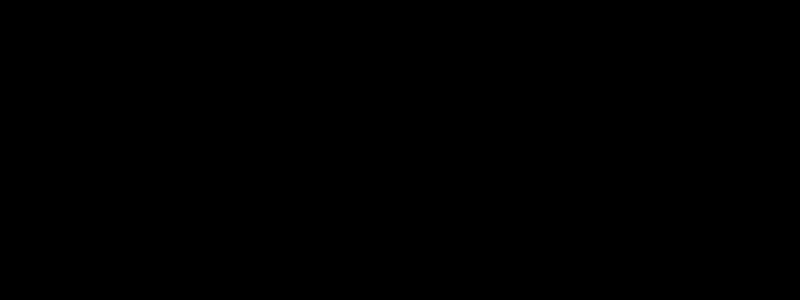
Frame 1 (no input)
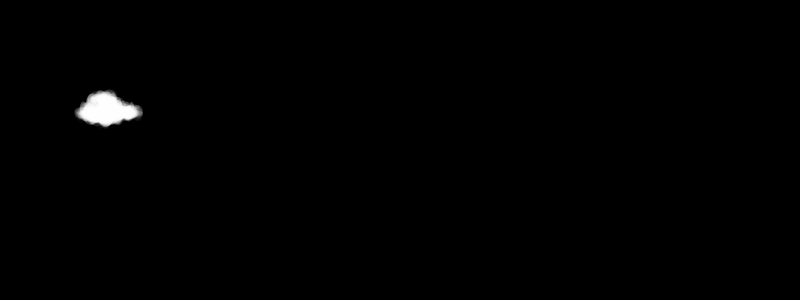
Frame 60 (the mouse pressed at the canvas centre just before this capture)
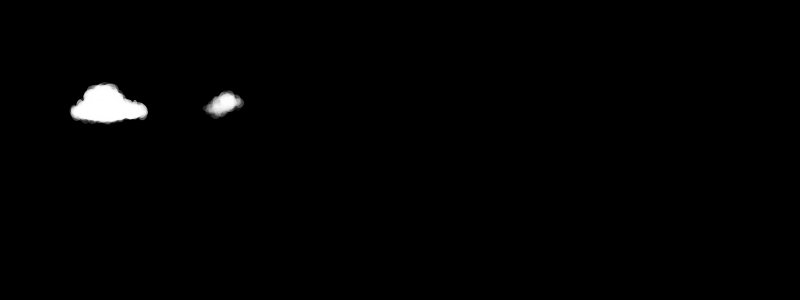
Frame 120 (the mouse held since frame 60 and released just before this capture)

The Processing sketch that drew these frames (run headless with seeded random() and noise(); from frame 60 on, the mouse is pressed at the canvas centre):

// Processing sketch: clouds
// ── clouds.pde
// Henry Wrede Black
// cloud generation

// particle properties
float[] x, y;                    // position
float[] w, h;                    // size
float[] xspeed, yspeed;          // speed
float[] transparency;            // transparency
int[] lifetime;                  // lifetime
// child emitter properties
float[] emitX, emitY;            // center of emitter
float[] emitW, emitH;            // size of emitter
float[] emitXspeed, emitYspeed;  // speed of emitter
int[] emitLife;                  // emitter lifetime
// parent emitter properties
float parentX, parentY;          // center of emitter
float parentW, parentH;          // size of emitter
int parentLife;                  // emitter lifetime

void setup () {
  size(800, 300);
  // start particle as not alive
  x = new float[30000];
  for (int i = 0; i < x.length; i++) {
    x[i] = 0;
  }
  y = new float[30000];
  for (int i = 0; i < y.length; i++) {
    y[i] = 0;
  }
  w = new float[30000];
  for (int i = 0; i < w.length; i++) {
    w[i] = 0;
  }
  h = new float[30000];
  for (int i = 0; i < h.length; i++) {
    h[i] = 0;
  }
  xspeed = new float[30000];
  for (int i = 0; i < xspeed.length; i++) {
    xspeed[i] = 0;
  }
  yspeed = new float[30000];
  for (int i = 0; i < yspeed.length; i++) {
    yspeed[i] = 0;
  }
  transparency = new float[30000];
  for (int i = 0; i < transparency.length; i++) {
    transparency[i] = 0;
  }
  lifetime = new int[30000];
  for (int i = 0; i < lifetime.length; i++) {
    lifetime[i] = -1;
  }

  // start child emitter as not alive
  emitX = new float[10];
  emitY = new float[10];
  emitW = new float[10];
  emitH = new float[10];
  emitXspeed = new float[10];
  emitYspeed = new float[10];
  emitLife = new int[10];
  for (int i = 0; i < emitX.length; i++) {
    emitX[i] = 0;
    emitY[i] = 0;
    emitW[i] = 0;
    emitH[i] = 0;
    emitXspeed[i] = 0;
    emitYspeed[i] = 0;
    emitLife[i] = -1;
  }
  // initialize parent emitter
  parentX = random(20, 150);
  parentY = random(50, height-10);
  parentW = 50;
  parentH = 25;
  parentLife = 1000;
}

void draw () {
  background(0);
  // draw particle (if alive)
  for (int i = 0; i < x.length; i++) {
    if ( lifetime[i] >= 0 ) {
      noStroke();
      fill(255, transparency[i]);
      ellipse(x[i], y[i], w[i], h[i]);
    }
  }

  // update parent emitter - reset if its lifetime has expired
  //  or it has moved out of the window
  if ( parentLife >= 0 && parentX <= width && parentY >= 0 ) {
    parentX = parentX+1.5;  // moves right, seeding new clouds
    parentY = parentY-.05;
    parentW = parentW+.15;
    parentH = parentH+.1;
    parentLife = parentLife-1;
  } else {
    parentX = random(20, 150);
    parentY = random(50, height-10);
    parentW = 50;
    parentH = 25;
    parentLife = 1000;
  }
  // update child emitter - reset if its lifetime has expired
  for (int i = 0; i < emitX.length; i++) {
    if ( emitLife[i] >= 0 ) {
      emitX[i] = emitX[i]+emitXspeed[i];
      emitY[i] = emitY[i]+emitYspeed[i];
      emitW[i] = emitW[i]+.1;
      emitH[i] = emitH[i]+.05;
      emitLife[i] = emitLife[i]-1;
    } else {
      float angle = radians(random(0, 360));
      emitX[i] = parentX+random(0, parentW/2)*cos(angle);
      emitY[i] = parentY+random(0, parentH/2)*sin(angle);
      emitXspeed[i] = (emitX[i]-parentX)/parentW/10;
      emitYspeed[i] = -abs((emitY[i]-parentY)/parentH/5);
      emitW[i] = 20;
      emitH[i] = 10;
      emitLife[i] = int(random(50, 500));
    }
  }
  // update particle - reset if its lifetime has expired
  for (int i = 0; i < x.length; i++) {
    if ( lifetime[i] >= 0 ) {
      x[i] = x[i]+xspeed[i];
      y[i] = y[i]+yspeed[i];
      if ( lifetime[i] >= 255*2 ) {
        transparency[i] = min(transparency[i]+1, 255);
      } else {
        // fade/shrink older particles for a more graceful cloud
        //  dissolution
        transparency[i] = transparency[i]-.5;
        w[i] = max(w[i]-.05, 0);
        h[i] = max(h[i]-.05, 0);
      }
      lifetime[i] = lifetime[i]-1;
    } else if ( random(0, 2000) <= 1 ) {   // reset expired particle (staggered)
      float angle = random(0, 2*PI);
      int emit = int(random(0, emitX.length));
      x[i] = emitX[emit]+random(0, emitW[emit]/2)*cos(angle);
      y[i] = emitY[emit]+random(0, emitH[emit]/2)*sin(angle);
      xspeed[i] = emitXspeed[emit]+(x[i]-emitX[emit])/emitW[emit]/10;
      yspeed[i] = emitYspeed[emit]-abs((y[i]-emitY[emit])/emitH[emit]/10);
      w[i] = random(5, 15);
      h[i] = random(5, 15);
      transparency[i] = random(0, 20);
      lifetime[i] = int(random(700, 1000));
    }
  }
}
